Frame 1 (no input): blank canvas, image omitted
Frame 60 (no input): blank canvas, image omitted
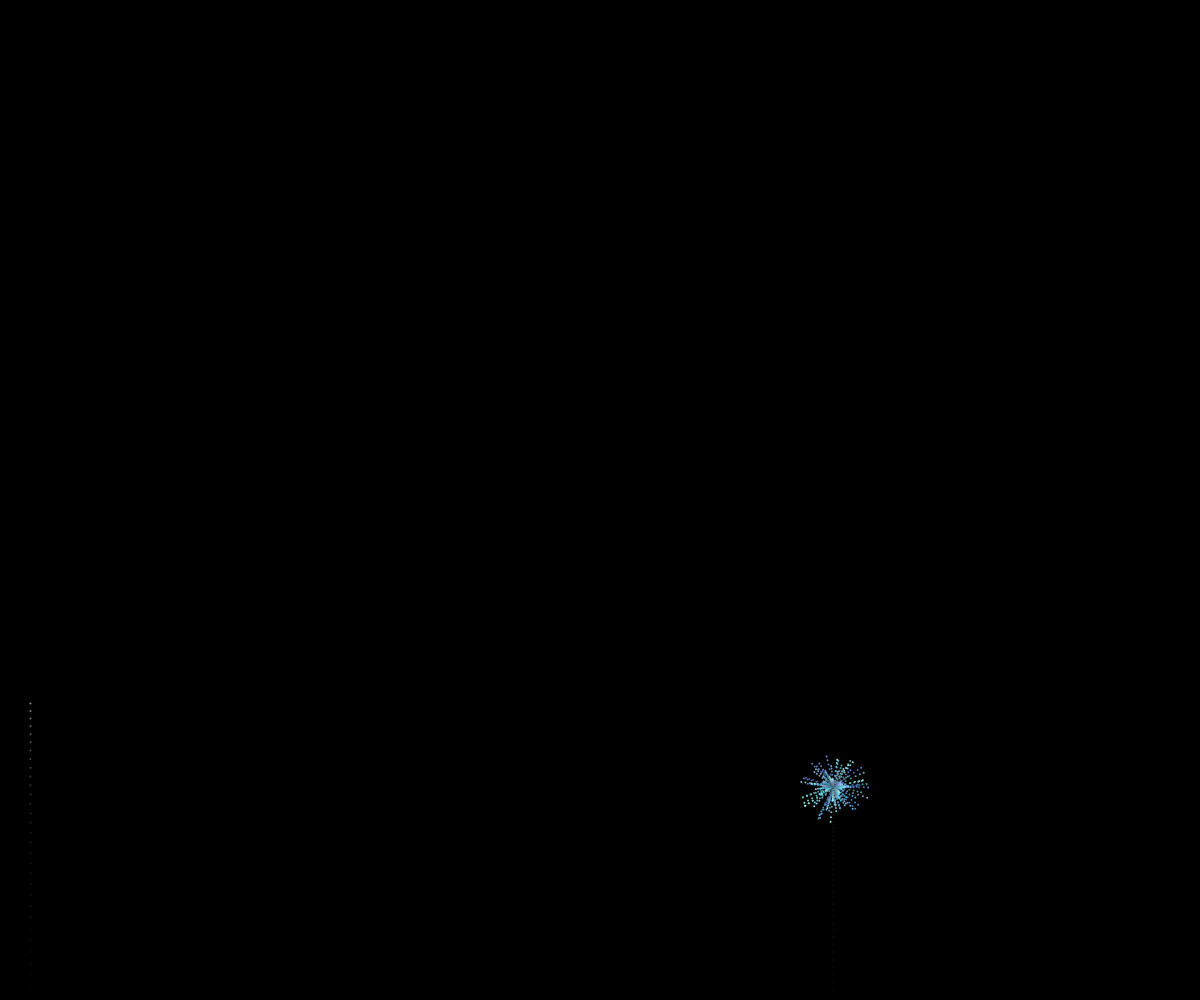
Frame 120 (the mouse pressed at the canvas centre since frame 60)

The p5.js sketch whose frames 1 and 60 were blank and that drew this single picture after the mouse press (run headless with seeded random() and noise() and a simulated clock; from frame 60 on, the mouse is pressed at the canvas centre):

// p5.js sketch
// ── sketch.js
let fireworks = [];
let gravity;
let explosionGravity;

function setup() {
  createCanvas(windowWidth, windowHeight);
  colorMode(HSB);
  gravity = createVector(0, 0.17);  // 花火の高さ
  explosionGravity = createVector(0, 0.08); // 爆発後の落下速度
  stroke(255);
  strokeWeight(4);
  background(0);
}

function draw() {
  colorMode(RGB);
  background(0, 0, 0, 25);
  
  if (random(1) < 0.03) {
    fireworks.push(new Firework());
  }
  
  for (let i = fireworks.length - 1; i >= 0; i--) {
    fireworks[i].update();
    fireworks[i].show();
    
    if (fireworks[i].done()) {
      fireworks.splice(i, 1);
    }
  }
}

function windowResized() {
  resizeCanvas(windowWidth, windowHeight);
  background(0);
}

function getFireworkSize() {  // SPの場合
  return min(windowWidth, windowHeight) / 5;
}

class Firework {
  constructor() {
    this.hue = random(360);
    this.saturation = random(50, 100);
    this.brightness = random(70, 100);
    this.firework = new Particle(random(width), height, this.hue, 20, 60, true);  // 花火が上がる時
    this.exploded = false;
    this.particles = [];
  }
  
  done() {
    return this.exploded && this.particles.length === 0;
  }

  update() {
    if (!this.exploded) {
      this.firework.applyForce(gravity);
      this.firework.update();
      
      if (this.firework.vel.y >= 0) {
        this.exploded = true;
        this.explode();
      }
    }
    
    for (let i = this.particles.length - 1; i >= 0; i--) {
      this.particles[i].applyForce(explosionGravity); // 爆発後の重力を使用
      this.particles[i].update();
      
      if (this.particles[i].done()) {
        this.particles.splice(i, 1);
      }
    }
  }

  explode() {
    this.explosionSize = map(this.firework.pos.y, height, 0, 40, 240); // 高い花火ほど大きくなるように
    for (let i = 0; i < 100; i++) {
      const hueVariation = random(-30, 30);
      const saturationVariation = random(-20, 20);
      const brightnessVariation = random(-20, 20);
      const p = new Particle(
        this.firework.pos.x,
        this.firework.pos.y,
        this.hue + hueVariation,
        constrain(this.saturation + saturationVariation, 0, 100),
        constrain(this.brightness + brightnessVariation, 0, 100),
        false
      );
      p.vel.mult(this.explosionSize / 100);
      this.particles.push(p);
    }
  }

  show() {
    if (!this.exploded) {
      this.firework.show();
    }
    
    for (let i = 0; i < this.particles.length; i++) {
      this.particles[i].show();
    }
  }
}

class Particle {
  constructor(x, y, hue, saturation, brightness, firework) {
    this.pos = createVector(x, y);
    this.firework = firework;
    this.lifespan = 255;
    this.hue = hue;
    this.saturation = saturation;
    this.brightness = brightness;
    
    if (this.firework) {
      this.vel = createVector(0, random(-14, -8));
    } else {
      this.vel = p5.Vector.random2D();
      this.vel.mult(random(2, 10));
    }
    
    this.acc = createVector(0, 0);
  }

  applyForce(force) {
    this.acc.add(force);
  }

  update() {
    if (!this.firework) {
      this.vel.mult(0.9);
      this.lifespan -= 4;
    }
    
    this.vel.add(this.acc);
    this.pos.add(this.vel);
    this.acc.mult(0);
  }

  done() {
    return this.lifespan < 0;
  }

  show() {
    colorMode(HSB, 360, 100, 100, 255);
    
    if (!this.firework) {
      strokeWeight(2);
      stroke(this.hue, this.saturation, this.brightness, this.lifespan);
    } else {
      strokeWeight(2);
      stroke(this.hue, this.saturation, this.brightness);
    }
    
    point(this.pos.x, this.pos.y);
  }
}
